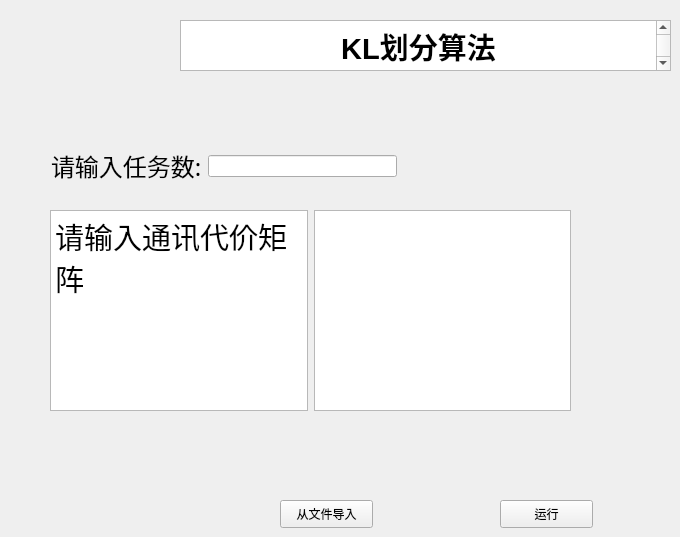
    <widget class="QWidget" name="page_5">
     <widget class="QTextBrowser" name="textBrowser_8">
      <property name="geometry">
       <rect>
        <x>180</x>
        <y>20</y>
        <width>491</width>
        <height>51</height>
       </rect>
      </property>
      <property name="styleSheet">
       <string notr="true"> pal.setColor(QPalette::Base, QColor(240,240,240));</string>
      </property>
      <property name="html">
       <string>&lt;!DOCTYPE HTML PUBLIC &quot;-//W3C//DTD HTML 4.0//EN&quot; &quot;http://www.w3.org/TR/REC-html40/strict.dtd&quot;&gt;
&lt;html&gt;&lt;head&gt;&lt;meta name=&quot;qrichtext&quot; content=&quot;1&quot; /&gt;&lt;meta charset=&quot;utf-8&quot; /&gt;&lt;style type=&quot;text/css&quot;&gt;
p, li { white-space: pre-wrap; }
hr { height: 1px; border-width: 0; }
li.unchecked::marker { content: &quot;\2610&quot;; }
li.checked::marker { content: &quot;\2612&quot;; }
&lt;/style&gt;&lt;/head&gt;&lt;body style=&quot; font-family:'Microsoft YaHei UI'; font-size:9pt; font-weight:400; font-style:normal;&quot;&gt;
&lt;p align=&quot;center&quot; style=&quot; margin-top:0px; margin-bottom:0px; margin-left:0px; margin-right:0px; -qt-block-indent:0; text-indent:0px;&quot;&gt;&lt;span style=&quot; font-size:22pt; font-weight:700;&quot;&gt;KL划分算法&lt;/span&gt;&lt;/p&gt;&lt;/body&gt;&lt;/html&gt;</string>
      </property>
     </widget>
     <widget class="QPushButton" name="pushButton_12">
      <property name="geometry">
       <rect>
        <x>280</x>
        <y>500</y>
        <width>93</width>
        <height>28</height>
       </rect>
      </property>
      <property name="text">
       <string>从文件导入</string>
      </property>
     </widget>
     <widget class="QPushButton" name="pushButton_13">
      <property name="geometry">
       <rect>
        <x>500</x>
        <y>500</y>
        <width>93</width>
        <height>28</height>
       </rect>
      </property>
      <property name="text">
       <string>运行</string>
      </property>
     </widget>
     <widget class="QWidget" name="layoutWidget">
      <property name="geometry">
       <rect>
        <x>50</x>
        <y>210</y>
        <width>521</width>
        <height>201</height>
       </rect>
      </property>
      <layout class="QHBoxLayout" name="horizontalLayout_10">
       <item>
        <widget class="QTextBrowser" name="textBrowser_9">
         <property name="autoFillBackground">
          <bool>true</bool>
         </property>
         <property name="styleSheet">
          <string notr="true"> pal.setColor(QPalette::Base, QColor(240,240,240));</string>
         </property>
         <property name="html">
          <string>&lt;!DOCTYPE HTML PUBLIC &quot;-//W3C//DTD HTML 4.0//EN&quot; &quot;http://www.w3.org/TR/REC-html40/strict.dtd&quot;&gt;
&lt;html&gt;&lt;head&gt;&lt;meta name=&quot;qrichtext&quot; content=&quot;1&quot; /&gt;&lt;meta charset=&quot;utf-8&quot; /&gt;&lt;style type=&quot;text/css&quot;&gt;
p, li { white-space: pre-wrap; }
hr { height: 1px; border-width: 0; }
li.unchecked::marker { content: &quot;\2610&quot;; }
li.checked::marker { content: &quot;\2612&quot;; }
&lt;/style&gt;&lt;/head&gt;&lt;body style=&quot; font-family:'Microsoft YaHei UI'; font-size:9pt; font-weight:400; font-style:normal;&quot;&gt;
&lt;p style=&quot; margin-top:0px; margin-bottom:0px; margin-left:0px; margin-right:0px; -qt-block-indent:0; text-indent:0px;&quot;&gt;&lt;span style=&quot; font-size:22pt;&quot;&gt;请输入通讯代价矩阵&lt;/span&gt;&lt;/p&gt;&lt;/body&gt;&lt;/html&gt;</string>
         </property>
        </widget>
       </item>
       <item>
        <widget class="QPlainTextEdit" name="plainTextEdit_4"/>
       </item>
      </layout>
     </widget>
     <widget class="QWidget" name="layoutWidget">
      <property name="geometry">
       <rect>
        <x>51</x>
        <y>150</y>
        <width>346</width>
        <height>32</height>
       </rect>
      </property>
      <layout class="QHBoxLayout" name="horizontalLayout_9">
       <item>
        <widget class="QLabel" name="label_12">
         <property name="font">
          <font>
           <family>黑体</family>
           <pointsize>18</pointsize>
          </font>
         </property>
         <property name="text">
          <string>请输入任务数:</string>
         </property>
        </widget>
       </item>
       <item>
        <widget class="QLineEdit" name="lineEdit_11"/>
       </item>
      </layout>
     </widget>
    </widget>
